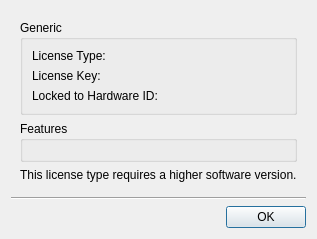
<?xml version="1.0" encoding="UTF-8"?>
<ui version="4.0">
 <class>LicenseDetailsDialog</class>
 <widget class="QDialog" name="LicenseDetailsDialog">
  <property name="windowModality">
   <enum>Qt::ApplicationModal</enum>
  </property>
  <property name="geometry">
   <rect>
    <x>0</x>
    <y>0</y>
    <width>400</width>
    <height>222</height>
   </rect>
  </property>
  <property name="sizePolicy">
   <sizepolicy hsizetype="Fixed" vsizetype="Fixed">
    <horstretch>0</horstretch>
    <verstretch>0</verstretch>
   </sizepolicy>
  </property>
  <property name="windowTitle">
   <string>License Details</string>
  </property>
  <property name="modal">
   <bool>true</bool>
  </property>
  <layout class="QVBoxLayout" name="verticalLayout">
   <property name="sizeConstraint">
    <enum>QLayout::SetFixedSize</enum>
   </property>
   <item>
    <widget class="QWidget" name="widget" native="true">
     <layout class="QVBoxLayout" name="verticalLayout_3">
      <item>
       <widget class="QGroupBox" name="groupBox">
        <property name="title">
         <string>Generic</string>
        </property>
        <property name="flat">
         <bool>true</bool>
        </property>
        <layout class="QVBoxLayout" name="verticalLayout_2">
         <item>
          <layout class="QHBoxLayout" name="horizontalLayout_2" stretch="0,1">
           <item>
            <widget class="QLabel" name="label">
             <property name="text">
              <string>License Type:</string>
             </property>
            </widget>
           </item>
           <item>
            <widget class="QLabel" name="licenseTypeLabel"/>
           </item>
          </layout>
         </item>
         <item>
          <layout class="QHBoxLayout" name="horizontalLayout_3" stretch="0,1">
           <item>
            <widget class="QLabel" name="label_5">
             <property name="text">
              <string>License Key:</string>
             </property>
            </widget>
           </item>
           <item>
            <widget class="QLabel" name="licenseKeyLabel"/>
           </item>
          </layout>
         </item>
         <item>
          <layout class="QHBoxLayout" name="horizontalLayout_4" stretch="0,1">
           <item>
            <widget class="QLabel" name="label_6">
             <property name="text">
              <string>Locked to Hardware ID:</string>
             </property>
            </widget>
           </item>
           <item>
            <widget class="QLabel" name="licenseHwidLabel"/>
           </item>
          </layout>
         </item>
        </layout>
       </widget>
      </item>
      <item>
       <widget class="QGroupBox" name="featuresGroupBox">
        <property name="title">
         <string>Features</string>
        </property>
        <property name="flat">
         <bool>true</bool>
        </property>
        <layout class="QFormLayout" name="featuresLayout">
         <property name="fieldGrowthPolicy">
          <enum>QFormLayout::AllNonFixedFieldsGrow</enum>
         </property>
        </layout>
       </widget>
      </item>
      <item>
       <widget class="QLabel" name="errorLabel">
        <property name="text">
         <string>This license type requires a higher software version.</string>
        </property>
       </widget>
      </item>
     </layout>
    </widget>
   </item>
   <item>
    <widget class="Line" name="line">
     <property name="orientation">
      <enum>Qt::Horizontal</enum>
     </property>
    </widget>
   </item>
   <item>
    <widget class="QDialogButtonBox" name="buttonBox">
     <property name="standardButtons">
      <set>QDialogButtonBox::Ok</set>
     </property>
    </widget>
   </item>
  </layout>
 </widget>
 <resources/>
 <connections/>
</ui>
